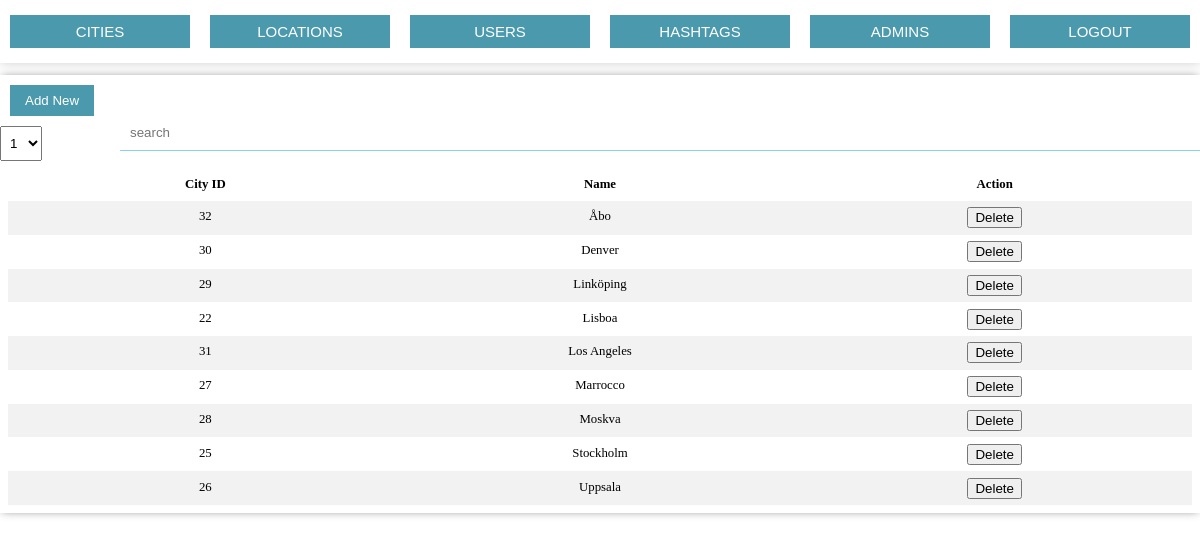
Page /admin/index.php?cities=1 (signed in) on the committed database.
### tables this page shows
CREATE TABLE IF NOT EXISTS `city` (
  `cityID` int(11) NOT NULL AUTO_INCREMENT,
  `name` varchar(45) NOT NULL,
  PRIMARY KEY (`cityID`)
);

### _include/_models/db.php (called while the page is built, shortened)
<?php
    class Database{
        function __construct($host, $user, $pwd, $db){
            $this->db = mysqli_connect($host, $user, $pwd, $db);
        }
        public function q($sql){
            return $this->db->query($sql);
        }
    }
?>

### admin/_include/show-cities.php (the view)
<?php include("../_include/_models/db.php"); ?>
<div class="table-input">
    <div class="new-input">
        <button id="add_new_cities" class="custom-button1">Add New</button>
        <select id="ammount_insert">
            <?php
                for($i = 1; $i <=10; $i++){
                        echo "<option value=$i>$i</option>;";
                }
            ?>
        </select>
    </div>
    <div class="search-input">
        <input type="text" name="search" placeholder="search" class="input-style1">
    </div>
</div>
<div class="table">
    <div class="tr th">
        <div class="td">City ID</div>
        <div class="td important">Name</div>
        <div class="td">Action</div>
    </div>
    <?php
        $db = new Database("localhost", "root", "", "projekt");
        $req = $db->q("SELECT * FROM city order by name");
        while ($row = $req->fetch_assoc()) {
            echo"
                <div class=tr>
                    <div class=td>$row[cityID]</div>
                    <div class=td>$row[name]</div>
                    <div class=td><button id='delete_cities_$row[cityID]'> Delete</button></div>
                </div>
            ";
        }
    ?>
</div>

### admin/_assets/_css/main.css (style rules this page uses)
body { padding: 0; margin: 0; min-width: 800px !important; }
.table-input { display: -webkit-box; display: -moz-box; display: -ms-flexbox; display: -moz-flex; display: -webkit-flex; flex-direction: row; flex-wrap: nowrap; justify-content: space-between; align-items: flex-end; align-content: stretch; }
.table-input div { flex: 1; flex-basis: auto; }
.table-input div select { padding: 8px 0px 8px 5px; }
.table-input .new-input { width: 10%; }
.table-input .search-input { width:90%; }
.table { display: flex; flex-flow: column nowrap; font-size: .8rem; margin: 0.5rem; line-height: 1.5; flex: 1 1 auto; }
.th { display: none; font-weight: 700; background-color: #f2f2f2; }
.th > .td { white-space: normal; justify-content: center; }
.tr { width: 100%; display: flex; flex-flow: row nowrap; }
.tr:nth-of-type(even) { background-color: #f2f2f2; }
.tr:nth-of-type(odd) { background-color: #ffffff; }
.td { display: flex; flex-flow: row nowrap; flex-grow: 1; flex-basis: 0; padding: 0.5em; word-break: break-word; overflow: hidden; text-overflow: ellipsis; justify-content: center; min-width: 0px; white-space: nowrap; }
.input-style1 { width: 100%; margin: 10px 0; padding: 10px 10px; box-sizing: border-box; -webkit-box-sizing: border-box; -moz-box-sizing: border-box; transition: all 0.30s ease-in-out; -webkit-transition: all 0.30s ease-in-out; -moz-transition: all 0.30s ease-in-out; -ms-transition: all 0.30s ease-in-out; -o-transition: all 0.30s ease-in-out; outline: none; border:none; border-bottom: 1px solid #88D5E9; }
.custom-button1 { background: #4B99AD; padding: 8px 15px 8px 15px; border: none; color: #fff; margin: 10px; }

### rows in the picture
city: cityID "32", name "Åbo"
city: cityID "30", name "Denver"
city: cityID "29", name "Linköping"
city: cityID "22", name "Lisboa"
city: cityID "31", name "Los Angeles"
city: cityID "27", name "Marrocco"
city: cityID "28", name "Moskva"
city: cityID "25", name "Stockholm"
city: cityID "26", name "Uppsala"

### other values in the picture
form field value "1"
